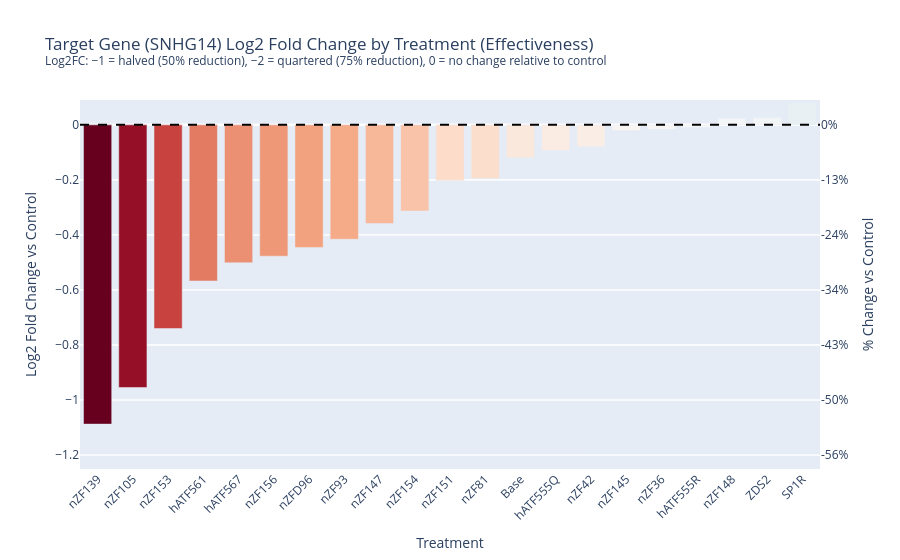

Write notebook code for a chart like this one.
### Markdown cell above
Both hATF555R replicates are closest to the mean between the two control points.

### Code cell
# Mean Target(SNHG14) expression per sample type
target_mean = clean_data.groupby('sample_type')['Target(SNHG14)'].mean()

# Log2 fold change relative to Control mean (-1 -> 50% reduction, -2 -> 75% reduction, etc.)
control_mean = target_mean['Control']
log2fc = np.log2(target_mean / control_mean).drop('Control').sort_values()

fig3 = px.bar(
    log2fc,
    x=log2fc.index,
    y=log2fc.values,
    labels={'x': 'Treatment', 'y': 'Log2 Fold Change vs Control'},
    title='Target Gene (SNHG14) Log2 Fold Change by Treatment (Effectiveness)'
          '<br><sup>Log2FC: −1 = halved (50% reduction), −2 = quartered (75% reduction), 0 = no change relative to control</sup>',
    color=log2fc.values,
    color_continuous_scale='RdBu',
    color_continuous_midpoint=0,
)
fig3.add_hline(y=0, line_dash='dash', line_color='black')
fig3.update_layout(coloraxis_showscale=False, xaxis_tickangle=-45)

# Right axis: % change at specific log2FC reference points
tick_log2fc = np.array([-1.2, -1.0, -0.8, -0.6, -0.4, -0.2, 0.0])
tick_pct = (2 ** tick_log2fc - 1) * 100

fig3.add_trace(go.Scatter(x=[None], y=[None], yaxis='y2', showlegend=False))

y_min = log2fc.min() * 1.15
y_max = log2fc.max() * 1.15

fig3.update_layout(
    yaxis=dict(range=[y_min, y_max]),
    yaxis2=dict(
        overlaying='y',
        side='right',
        range=[y_min, y_max],
        tickmode='array',
        tickvals=tick_log2fc,
        ticktext=[f'{p:.0f}%' for p in tick_pct],
        title='% Change vs Control',
    ),
)

fig3.show()

# # Summary table sorted most-to-least effective (most negative log2FC first)
# summary = pd.DataFrame({
#     'mean_CPM': target_mean.drop('Control'),
#     'control_mean_CPM': control_mean,
#     'log2FC': log2fc,
#     'pct_change': ((target_mean.drop('Control') - control_mean) / control_mean * 100).round(1),
# }).sort_values('log2FC')
# summary

### Figure 1 — Plotly figure (JSON) as saved in the notebook; plotly's stock layout.template omitted (floating-point values rounded to 4 significant figures)
{"data": [{"hovertemplate": "Treatment=%{x}<br>Log2 Fold Change vs Control=%{y}<br>color=%{marker.color}<extra></extra>", "legendgroup": "", "marker": {"color": [-1.088, -0.9544, -0.74, -0.5673, -0.5012, -0.4773, -0.4455, -0.4157, -0.3588, -0.3135, -0.2021, -0.1952, -0.1192, -0.09284, -0.07928, -0.02072, -0.0158, -0.009222, 0.02421, 0.027, 0.07856], "coloraxis": "coloraxis", "pattern": {"shape": ""}}, "name": "", "orientation": "v", "showlegend": false, "textposition": "auto", "type": "bar", "x": ["nZF139", "nZF105", "nZF153", "hATF561", "hATF567", "nZF156", "nZFD96", "nZF93", "nZF147", "nZF154", "nZF151", "nZF81", "Base", "hATF555Q", "nZF42", "nZF145", "nZF36", "hATF555R", "nZF148", "ZDS2", "SP1R"], "xaxis": "x", "y": [-1.088, -0.9544, -0.74, -0.5673, -0.5012, -0.4773, -0.4455, -0.4157, -0.3588, -0.3135, -0.2021, -0.1952, -0.1192, -0.09284, -0.07928, -0.02072, -0.0158, -0.009222, 0.02421, 0.027, 0.07856], "yaxis": "y"}, {"showlegend": false, "type": "scatter", "x": [null], "y": [null], "yaxis": "y2"}], "layout": {"barmode": "relative", "coloraxis": {"cmid": 0, "colorbar": {"title": {"text": "color"}}, "colorscale": [[0, "rgb(103,0,31)"], [0.1, "rgb(178,24,43)"], [0.2, "rgb(214,96,77)"], [0.3, "rgb(244,165,130)"], [0.4, "rgb(253,219,199)"], [0.5, "rgb(247,247,247)"], [0.6, "rgb(209,229,240)"], [0.7, "rgb(146,197,222)"], [0.8, "rgb(67,147,195)"], [0.9, "rgb(33,102,172)"], [1, "rgb(5,48,97)"]], "showscale": false}, "legend": {"tracegroupgap": 0}, "shapes": [{"line": {"color": "black", "dash": "dash"}, "type": "line", "x0": 0, "x1": 1, "xref": "x domain", "y0": 0, "y1": 0, "yref": "y"}], "title": {"text": "Target Gene (SNHG14) Log2 Fold Change by Treatment (Effectiveness)<br><sup>Log2FC: −1 = halved (50% reduction), −2 = quartered (75% reduction), 0 = no change relative to control</sup>"}, "xaxis": {"anchor": "y", "domain": [0, 1], "tickangle": -45, "title": {"text": "Treatment"}}, "yaxis": {"anchor": "x", "domain": [0, 1], "range": [-1.251, 0.09035], "title": {"text": "Log2 Fold Change vs Control"}}, "yaxis2": {"overlaying": "y", "range": [-1.251, 0.09035], "side": "right", "tickmode": "array", "ticktext": ["-56%", "-50%", "-43%", "-34%", "-24%", "-13%", "0%"], "tickvals": [-1.2, -1.0, -0.8, -0.6, -0.4, -0.2, 0.0], "title": {"text": "% Change vs Control"}}}}
